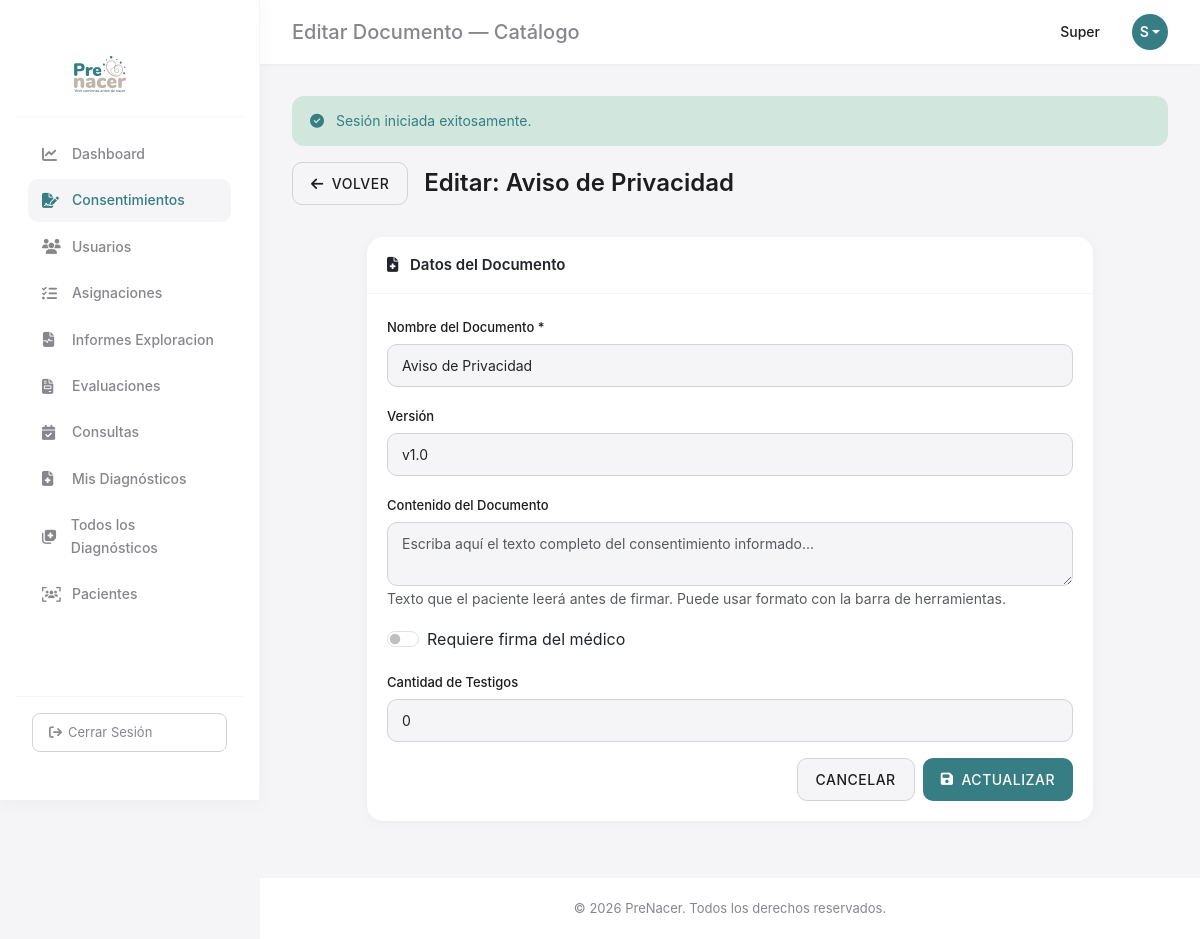
/consentimientos/catalogo/edit?id=2 (signed in), run on the app's committed database.
### tables this page shows
CREATE TABLE IF NOT EXISTS catalogo_consentimientos (
    id INT AUTO_INCREMENT PRIMARY KEY,
    nombre_documento VARCHAR(150) NOT NULL,
    version VARCHAR(10),
    contenido TEXT NULL,
    requiere_firma_medico BOOLEAN DEFAULT TRUE,
    cantidad_testigos INT DEFAULT 0,
    activo BOOLEAN DEFAULT TRUE,
    created_at TIMESTAMP DEFAULT CURRENT_TIMESTAMP,
    updated_at TIMESTAMP DEFAULT CURRENT_TIMESTAMP ON UPDATE CURRENT_TIMESTAMP
);

### controllers/ConsentimientoController.php (called while the page is built, shortened)
<?php
require_once __DIR__ . '/../models/CatalogoConsentimiento.php';
class ConsentimientoController extends Controller
{
    private $catalogoModel;
    public function __construct()
    {
        $this->catalogoModel = new CatalogoConsentimiento();
    }
    public function catalogoEdit()
    {
        $id = $_GET['id'] ?? null;
        $documento = $this->catalogoModel->getById($id);
        $this->render('consentimientos/catalogo/edit', ['documento' => $documento]);
    }
}

### core/Router.php (called while the page is built, shortened)
<?php
class Router
{
    protected $routes = [];
    public function get($path, $callback)
    {
        $this->routes['GET'][$path] = $callback;
    }
    public function post($path, $callback)
    {
        $this->routes['POST'][$path] = $callback;
    }
    public function resolve()
    {
        $path = $_SERVER['REQUEST_URI'] ?? '/';
        $position = strpos($path, '?');
        if ($position !== false) {
            $path = substr($path, 0, $position);
        }
        $method = $_SERVER['REQUEST_METHOD'] ?? 'GET';
        $callback = $this->routes[$method][$path] ?? false;
        if (is_array($callback)) {
            $callback[0] = new $callback[0]();
        }
        return call_user_func($callback);
    }
}

### index.php (called while the page is built, shortened)
<?php
require_once __DIR__ . '/core/Router.php';
require_once __DIR__ . '/controllers/ConsentimientoController.php';
$router = new Router();
$router->get('/dashboard', [DashboardController::class, 'index']);
$router->get('/perfil', [PerfilController::class, 'index']);
$router->get('/perfil/edit', [PerfilController::class, 'edit']);
$router->post('/perfil/update', [PerfilController::class, 'update']);
$router->get('/usuarios', [UserController::class, 'index']);
$router->get('/usuarios/search', [UserController::class, 'search']);
$router->get('/usuarios/create', [UserController::class, 'create']);
$router->post('/usuarios/store', [UserController::class, 'store']);
$router->get('/usuarios/edit', [UserController::class, 'edit']);
$router->post('/usuarios/update', [UserController::class, 'update']);
$router->get('/diagnosticos', [DiagnosticoController::class, 'index']);
$router->get('/diagnosticos/todos', [DiagnosticoController::class, 'todos']);
$router->get('/diagnosticos/create', [DiagnosticoController::class, 'create']);
$router->post('/diagnosticos/store', [DiagnosticoController::class, 'store']);
$router->get('/diagnosticos/show', [DiagnosticoController::class, 'show']);
$router->get('/diagnosticos/edit', [DiagnosticoController::class, 'edit']);
$router->post('/diagnosticos/update', [DiagnosticoController::class, 'update']);
$router->get('/asignaciones', [AsignacionController::class, 'index']);
$router->get('/asignaciones/mis-pacientes', [AsignacionController::class, 'misPacientes']);
$router->get('/asignaciones/create', [AsignacionController::class, 'create']);
$router->post('/asignaciones/store', [AsignacionController::class, 'store']);
$router->get('/pacientes', [PacienteController::class, 'index']);
$router->get('/pacientes/create', [PacienteController::class, 'create']);
$router->post('/pacientes/store', [PacienteController::class, 'store']);
$router->get('/informes_exploracion', [InformesExploracionController::class, 'index']);
$router->get('/informes_exploracion/create', [InformesExploracionController::class, 'create']);
$router->post('/informes_exploracion/store', [InformesExploracionController::class, 'store']);
$router->get('/informes_exploracion/show', [InformesExploracionController::class, 'show']);
$router->get('/informes_exploracion/edit', [InformesExploracionController::class, 'edit']);
$router->post('/informes_exploracion/update', [InformesExploracionController::class, 'update']);
$router->get('/informes_exploracion/delete', [InformesExploracionController::class, 'delete']);
$router->get('/informes_exploracion/por-paciente', [InformesExploracionController::class, 'porPaciente']);
$router->get('/consultas', [ConsultaController::class, 'index']);
$router->get('/consultas/create', [ConsultaController::class, 'create']);
$router->post('/consultas/store', [ConsultaController::class, 'store']);
$router->get('/consultas/show', [ConsultaController::class, 'show']);
$router->get('/evaluaciones', [EvaluacionesController::class, 'index']);
$router->get('/evaluaciones_1er_trimestre', [Evaluaciones1erTrimestreController::class, 'index']);
$router->get('/evaluaciones_1er_trimestre/create', [Evaluaciones1erTrimestreController::class, 'create']);
$router->post('/evaluaciones_1er_trimestre/store', [Evaluaciones1erTrimestreController::class, 'store']);
$router->get('/evaluaciones_1er_trimestre/show', [Evaluaciones1erTrimestreController::class, 'show']);
$router->get('/evaluaciones_1er_trimestre/edit', [Evaluaciones1erTrimestreController::class, 'edit']);
$router->post('/evaluaciones_1er_trimestre/update', [Evaluaciones1erTrimestreController::class, 'update']);
$router->get('/evaluaciones_1er_trimestre/print', [Evaluaciones1erTrimestreController::class, 'print']);
$router->post('/evaluaciones_1er_trimestre/delete', [Evaluaciones1erTrimestreController::class, 'delete']);
$router->get('/evaluaciones_2do_trimestre', [Evaluaciones2doTrimestreController::class, 'index']);
$router->get('/evaluaciones_2do_trimestre/create', [Evaluaciones2doTrimestreController::class, 'create']);
$router->post('/evaluaciones_2do_trimestre/store', [Evaluaciones2doTrimestreController::class, 'store']);
$router->get('/evaluaciones_2do_trimestre/show', [Evaluaciones2doTrimestreController::class, 'show']);
$router->get('/evaluaciones_2do_trimestre/edit', [Evaluaciones2doTrimestreController::class, 'edit']);
$router->post('/evaluaciones_2do_trimestre/update', [Evaluaciones2doTrimestreController::class, 'update']);
$router->get('/evaluaciones_2do_trimestre/print', [Evaluaciones2doTrimestreController::class, 'print']);
$router->post('/evaluaciones_2do_trimestre/delete', [Evaluaciones2doTrimestreController::class, 'delete']);
$router->get('/evaluaciones_3er_trimestre', [Evaluaciones3erTrimestreController::class, 'index']);
$router->get('/evaluaciones_3er_trimestre/create', [Evaluaciones3erTrimestreController::class, 'create']);
$router->post('/evaluaciones_3er_trimestre/store', [Evaluaciones3erTrimestreController::class, 'store']);
$router->get('/evaluaciones_3er_trimestre/show', [Evaluaciones3erTrimestreController::class, 'show']);
$router->get('/evaluaciones_3er_trimestre/edit', [Evaluaciones3erTrimestreController::class, 'edit']);
$router->post('/evaluaciones_3er_trimestre/update', [Evaluaciones3erTrimestreController::class, 'update']);
$router->get('/evaluaciones_3er_trimestre/print', [Evaluaciones3erTrimestreController::class, 'print']);
$router->post('/evaluaciones_3er_trimestre/delete', [Evaluaciones3erTrimestreController::class, 'delete']);
$router->get('/consentimientos', [ConsentimientoController::class, 'index']);
$router->get('/consentimientos/search', [ConsentimientoController::class, 'search']);
$router->get('/consentimientos/create', [ConsentimientoController::class, 'create']);
$router->post('/consentimientos/store', [ConsentimientoController::class, 'store']);
$router->get('/consentimientos/firmar', [ConsentimientoController::class, 'firmar']);
$router->post('/consentimientos/storeFirma', [ConsentimientoController::class, 'storeFirma']);
$router->get('/consentimientos/show', [ConsentimientoController::class, 'show']);
$router->get('/consentimientos/print', [ConsentimientoController::class, 'print']);
$router->get('/consentimientos/catalogo', [ConsentimientoController::class, 'catalogo']);
$router->get('/consentimientos/catalogo/create', [ConsentimientoController::class, 'catalogoCreate']);
$router->post('/consentimientos/catalogo/store', [ConsentimientoController::class, 'catalogoStore']);
$router->get('/consentimientos/catalogo/edit', [ConsentimientoController::class, 'catalogoEdit']);
$router->post('/consentimientos/catalogo/update', [ConsentimientoController::class, 'catalogoUpdate']);
$router->post('/consentimientos/catalogo/delete', [ConsentimientoController::class, 'catalogoDelete']);
$router->get('/login', [AuthController::class, 'showLogin']);
$router->post('/login', [AuthController::class, 'login']);
$router->get('/logout', [AuthController::class, 'logout']);
$router->get('/forgot-password', [PasswordResetController::class, 'showForgotForm']);
$router->post('/forgot-password', [PasswordResetController::class, 'sendResetLink']);
$router->get('/reset-password', [PasswordResetController::class, 'showResetForm']);
$router->post('/reset-password', [PasswordResetController::class, 'resetPassword']);
$router->get('/', [AuthController::class, 'showLogin']);
$router->resolve();

### helpers/Url.php (called while the page is built, shortened)
<?php
class Url
{
    public static function base()
    {
        $scriptPath = dirname($_SERVER['SCRIPT_NAME']);
        if ($scriptPath === '/' || $scriptPath === '\\') {
            return '';
        }
        return $scriptPath;
    }
    public static function to($path)
    {
        $path = ltrim($path, '/');
        if (empty($path)) {
            return self::base();
        }
        return rtrim(self::base(), '/') . '/' . ltrim($path, '/');
    }
}

### core/Database.php (called while the page is built, shortened)
<?php
class Database
{
    private static $instance = null;
    private $pdo;
    private function __construct()
    {
        try {
            $dsn = "mysql:host=" . DB_HOST . ";port=" . DB_PORT . ";dbname=" . DB_NAME . ";charset=" . DB_CHARSET;
            $options = [
                PDO::ATTR_ERRMODE => PDO::ERRMODE_EXCEPTION,
                PDO::ATTR_DEFAULT_FETCH_MODE => PDO::FETCH_ASSOC,
                PDO::ATTR_EMULATE_PREPARES => false,
            ];
            $this->pdo = new PDO($dsn, DB_USER, DB_PASS, $options);
            $this->pdo->exec("SET NAMES utf8mb4");
        }
        catch (PDOException $e) {
            die("Database Connection Error: " . $e->getMessage());
        }
    }
    public static function getInstance()
    {
        if (self::$instance === null) {
            self::$instance = new self();
        }
        return self::$instance;
    }
    public function getConnection()
    {
        return $this->pdo;
    }
}

### models/CatalogoConsentimiento.php (called while the page is built, shortened)
<?php
require_once __DIR__ . '/../core/Database.php';
class CatalogoConsentimiento
{
    private $db;
    public function __construct()
    {
        $this->db = Database::getInstance()->getConnection();
    }
    public function getById($id)
    {
        $stmt = $this->db->prepare("SELECT * FROM catalogo_consentimientos WHERE id = ? AND activo = 1");
        $stmt->execute([$id]);
        return $stmt->fetch();
    }
}

### views/consentimientos/catalogo/edit.php (the view, shortened to what this page needs)
<?php
require_once __DIR__ . '/../../layouts/header.php';
require_once __DIR__ . '/../../layouts/sidebar.php';
?>
<div class="page-header">
    <div class="d-flex align-items-center gap-3">
        <a href="<?php echo Url::to('/consentimientos/catalogo'); ?>" class="btn btn-apple btn-apple-secondary">
            <i class="fa-solid fa-arrow-left"></i> Volver
        </a>
        <h1 class="page-title mb-0">Editar: <?php echo htmlspecialchars($documento['nombre_documento']); ?></h1>
    </div>
</div>
<div class="row justify-content-center">
    <div class="col-lg-10">
        <div class="card">
            <div class="card-header">
                <i class="fa-solid fa-file-medical me-2"></i> Datos del Documento
            </div>
            <div class="card-body">
                <form method="POST" action="<?php echo Url::to('/consentimientos/catalogo/update'); ?>">
                    <div class="mb-3">
                        <label for="nombre_documento" class="form-label">Nombre del Documento *</label>
                        <input type="text" class="form-control" id="nombre_documento" name="nombre_documento" required value="<?php echo htmlspecialchars($documento['nombre_documento']); ?>">
                    </div>
                    <div class="mb-3">
                        <label for="version" class="form-label">Versión</label>
                        <input type="text" class="form-control" id="version" name="version" value="<?php echo htmlspecialchars($documento['version'] ?? ''); ?>">
                    </div>
                    <div class="mb-3">
                        <label for="contenido" class="form-label">Contenido del Documento</label>
                        <textarea class="form-control" id="contenido" name="contenido" placeholder="Escriba aquí el texto completo del consentimiento informado..."><?php echo htmlspecialchars($documento['contenido'] ?? ''); ?></textarea>
                        <small class="text-muted">Texto que el paciente leerá antes de firmar. Puede usar formato con la barra de herramientas.</small>
                    </div>
                    <div class="mb-3">
                        <div class="form-check form-switch">
                            <input class="form-check-input" type="checkbox" id="requiere_firma_medico" name="requiere_firma_medico" <?php echo $documento['requiere_firma_medico'] ? 'checked' : ''; ?>>
                            <label class="form-check-label" for="requiere_firma_medico">Requiere firma del médico</label>
                        </div>
                    </div>
                    <div class="mb-3">
                        <label for="cantidad_testigos" class="form-label">Cantidad de Testigos</label>
                        <input type="number" class="form-control" id="cantidad_testigos" name="cantidad_testigos" value="<?php echo (int) $documento['cantidad_testigos']; ?>" min="0" max="5">
                    </div>
                    <div class="d-flex justify-content-end gap-2">
                        <a href="<?php echo Url::to('/consentimientos/catalogo'); ?>" class="btn btn-apple btn-apple-secondary">Cancelar</a>
                        <button type="submit" class="btn btn-apple btn-apple-primary">
                            <i class="fa-solid fa-save"></i> Actualizar
                        </button>
                    </div>
                </form>
            </div>
        </div>
    </div>
</div>
<?php require_once __DIR__ . '/../../layouts/footer.php'; ?>

### data on the page
catalogo_consentimientos: nombre_documento "Aviso de Privacidad", version "v1.0", cantidad_testigos "0"

### other printed values
$title "Editar Documento — Catálogo"
$user['nombre'] "Super"
substr($user['nombre'] ?? 'U', 0, 1) "S"
$flashSuccess "Sesión iniciada exitosamente."
